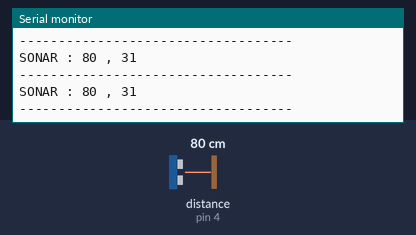
Simulated run of this sketch. Board: Arduino Uno, built with avr-gcc and run on an emulated ATmega328P. On the bench: the last lines printed to the serial monitor. Wiring (inferred from the names in the program): ultrasonic range finder: trigger pin 3; echo pin 4. The inputs (shaded band) are chosen by the test bench; at power-on: distance to the obstacle (sensor on pin 4) 80 cm. The echo pulse lasts 58.3 µs per cm.

Above: at 1.2 s.
1.3 s: distance to the obstacle (sensor on pin 4) set to 2 cm
At 2.0 s:
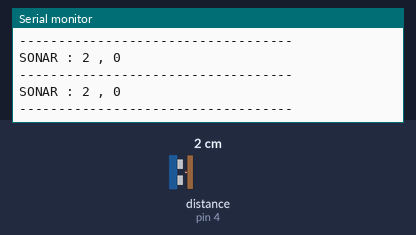
2.8 s: distance to the obstacle (sensor on pin 4) set to 4 cm
At 3.6 s:
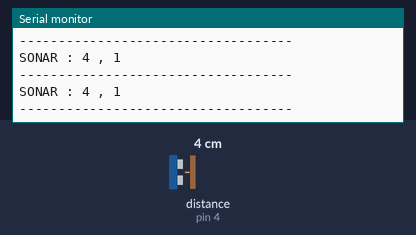
4.3 s: distance to the obstacle (sensor on pin 4) set to 299 cm
At 4.45 s:
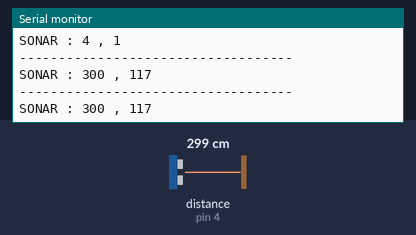
7.3 s: distance to the obstacle (sensor on pin 4) set to 35 cm
Timing chart, 0 to 10.3 s (numbered marks = the images above; inputs shaded):
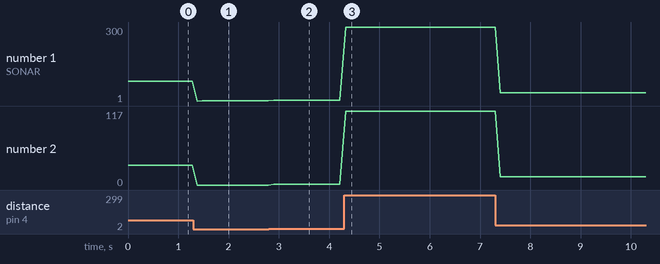

Measured:
- after the input at 1.3 s, the serial monitor: prints a new line after 0.08 s (image 1)
- after the input at 2.8 s, the serial monitor: prints a new line after 0.09 s (image 2)
- after the input at 4.3 s, the serial monitor: prints a new line at once (image 3)
- plotted number 1: 80 → 2 after the input at 1.3 s, 2 → 4 after the input at 2.8 s, 4 → 300 after the input at 4.3 s, 300 → 34 after the input at 7.3 s
- plotted number 2: 31 → 0 after the input at 1.3 s, 1 → 117 after the input at 4.3 s, 117 → 13 after the input at 7.3 s

The sketch:

sonar.ino
```cpp
// this constant won't change.  It's the pin number
// of the sensor's output:
#define SONAR_TRIG  3
#define SONAR_ECHO  4


//obstacle
#define BUZZER 6
#define BUZZER_SOUND 100
#define MAX_DISTANCE 30

void setup() {
  // initialize serial communication:
  Serial.begin(9600);
}

void loop(){
  readSonar();
  delay(100);
}

void readSonar()
{
  long duration, inches, cm;

  pinMode(SONAR_TRIG, OUTPUT);// attach pin 3 to Trig
  digitalWrite(SONAR_TRIG, LOW);
  delayMicroseconds(2);
  digitalWrite(SONAR_TRIG, HIGH);
  delayMicroseconds(5);
  digitalWrite(SONAR_TRIG, LOW);

  pinMode (SONAR_ECHO, INPUT);//attach pin 4 to Echo
  duration = pulseIn(SONAR_ECHO, HIGH);

  // convert the time into a distance
  inches = microsecondsToInches(duration);
  cm = microsecondsToCentimeters(duration);
  if (cm > MAX_DISTANCE || cm <= 0){
    //Serial.println("Out of range");
    //noTone(BUZZER);
  }
  else {
    //pushSensorData("Sonar:"+ String(cm));
    //tone(BUZZER, BUZZER_SOUND);

  }
    Serial.print("SONAR : ");
    Serial.print(cm);
    Serial.print(" , ");
    Serial.println(inches);
    Serial.println("-----------------------------------");
}

long microsecondsToInches(long microseconds){
    return microseconds / 74 / 2;
}

long microsecondsToCentimeters(long microseconds){
    return microseconds / 29 / 2;
}
```
